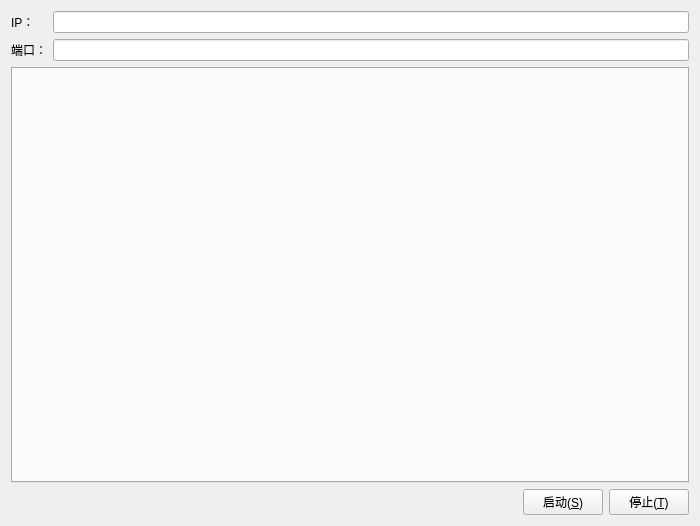
<?xml version="1.0" encoding="UTF-8"?>
<ui version="4.0">
 <class>panel_sim_tcp_server</class>
 <widget class="QWidget" name="panel_sim_tcp_server">
  <property name="geometry">
   <rect>
    <x>0</x>
    <y>0</y>
    <width>700</width>
    <height>526</height>
   </rect>
  </property>
  <property name="windowTitle">
   <string>Form</string>
  </property>
  <layout class="QGridLayout" name="gridLayout">
   <item row="0" column="0">
    <layout class="QGridLayout" name="gridLayout_2">
     <item row="0" column="0">
      <widget class="QLabel" name="label">
       <property name="text">
        <string>IP：</string>
       </property>
      </widget>
     </item>
     <item row="0" column="1">
      <widget class="QLineEdit" name="ipLineEdit"/>
     </item>
     <item row="1" column="0">
      <widget class="QLabel" name="label_2">
       <property name="text">
        <string>端口：</string>
       </property>
      </widget>
     </item>
     <item row="1" column="1">
      <widget class="QLineEdit" name="portLineEdit"/>
     </item>
    </layout>
   </item>
   <item row="1" column="0">
    <layout class="QVBoxLayout" name="verticalLayout">
     <item>
      <widget class="QTabWidget" name="tabWidget">
       <property name="currentIndex">
        <number>-1</number>
       </property>
      </widget>
     </item>
    </layout>
   </item>
   <item row="2" column="0">
    <layout class="QHBoxLayout" name="horizontalLayout">
     <item>
      <spacer name="horizontalSpacer">
       <property name="orientation">
        <enum>Qt::Horizontal</enum>
       </property>
       <property name="sizeHint" stdset="0">
        <size>
         <width>40</width>
         <height>20</height>
        </size>
       </property>
      </spacer>
     </item>
     <item>
      <widget class="QPushButton" name="startPushButton">
       <property name="text">
        <string>启动(&amp;S)</string>
       </property>
       <property name="icon">
        <iconset resource="sim_iec61850.qrc">
         <normaloff>:/sim_iec61850/Resources/NET01.ICO</normaloff>:/sim_iec61850/Resources/NET01.ICO</iconset>
       </property>
      </widget>
     </item>
     <item>
      <widget class="QPushButton" name="stopPushButton">
       <property name="text">
        <string>停止(&amp;T)</string>
       </property>
       <property name="icon">
        <iconset resource="sim_iec61850.qrc">
         <normaloff>:/sim_iec61850/Resources/W95MBX01.ICO</normaloff>:/sim_iec61850/Resources/W95MBX01.ICO</iconset>
       </property>
      </widget>
     </item>
    </layout>
   </item>
  </layout>
 </widget>
 <resources>
  <include location="sim_iec61850.qrc"/>
 </resources>
 <connections/>
</ui>
